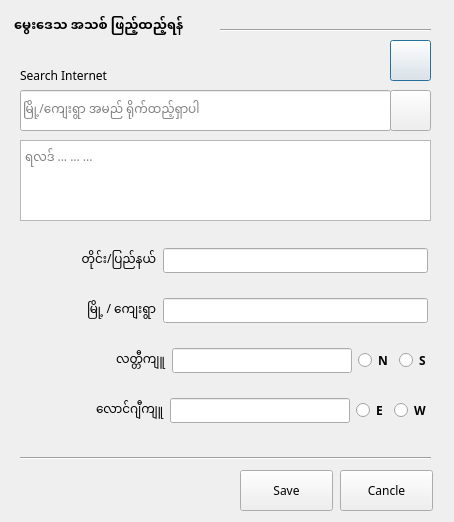
<?xml version="1.0" encoding="UTF-8"?>
<ui version="4.0">
 <class>diagEditLatLon</class>
 <widget class="QDialog" name="diagEditLatLon">
  <property name="geometry">
   <rect>
    <x>0</x>
    <y>0</y>
    <width>454</width>
    <height>522</height>
   </rect>
  </property>
  <property name="font">
   <font>
    <family>Pyidaungsu</family>
    <pointsize>9</pointsize>
   </font>
  </property>
  <property name="windowTitle">
   <string>City Location </string>
  </property>
  <property name="windowIcon">
   <iconset>
    <normaloff>res/VediIcon.ico</normaloff>res/VediIcon.ico</iconset>
  </property>
  <property name="statusTip">
   <string>Editing City Location</string>
  </property>
  <widget class="QLabel" name="label_7">
   <property name="geometry">
    <rect>
     <x>14</x>
     <y>10</y>
     <width>211</width>
     <height>31</height>
    </rect>
   </property>
   <property name="font">
    <font>
     <pointsize>10</pointsize>
     <weight>75</weight>
     <bold>true</bold>
    </font>
   </property>
   <property name="text">
    <string>မွေးဒေသ အသစ် ဖြည့်ထည့်ရန်</string>
   </property>
  </widget>
  <widget class="Line" name="line">
   <property name="geometry">
    <rect>
     <x>220</x>
     <y>20</y>
     <width>211</width>
     <height>20</height>
    </rect>
   </property>
   <property name="orientation">
    <enum>Qt::Horizontal</enum>
   </property>
  </widget>
  <widget class="QLineEdit" name="lineEdit_3">
   <property name="geometry">
    <rect>
     <x>20</x>
     <y>90</y>
     <width>371</width>
     <height>41</height>
    </rect>
   </property>
   <property name="text">
    <string/>
   </property>
   <property name="placeholderText">
    <string>မြို့/ကျေးရွာ အမည် ရိုက်ထည့်ရှာပါ</string>
   </property>
  </widget>
  <widget class="QLabel" name="label_8">
   <property name="geometry">
    <rect>
     <x>20</x>
     <y>60</y>
     <width>111</width>
     <height>31</height>
    </rect>
   </property>
   <property name="text">
    <string>Search Internet</string>
   </property>
  </widget>
  <widget class="QPushButton" name="null_2">
   <property name="enabled">
    <bool>true</bool>
   </property>
   <property name="geometry">
    <rect>
     <x>390</x>
     <y>40</y>
     <width>41</width>
     <height>41</height>
    </rect>
   </property>
   <property name="text">
    <string/>
   </property>
   <property name="icon">
    <iconset>
     <normaloff>res/internet.png</normaloff>res/internet.png</iconset>
   </property>
  </widget>
  <widget class="QPlainTextEdit" name="plainTextEdit">
   <property name="geometry">
    <rect>
     <x>20</x>
     <y>140</y>
     <width>411</width>
     <height>81</height>
    </rect>
   </property>
   <property name="placeholderText">
    <string>ရလဒ် ... ... ...</string>
   </property>
  </widget>
  <widget class="Line" name="line_2">
   <property name="geometry">
    <rect>
     <x>20</x>
     <y>450</y>
     <width>411</width>
     <height>16</height>
    </rect>
   </property>
   <property name="orientation">
    <enum>Qt::Horizontal</enum>
   </property>
  </widget>
  <widget class="QPushButton" name="pushButton">
   <property name="geometry">
    <rect>
     <x>240</x>
     <y>470</y>
     <width>93</width>
     <height>41</height>
    </rect>
   </property>
   <property name="text">
    <string>Save</string>
   </property>
  </widget>
  <widget class="QPushButton" name="pushButton_2">
   <property name="geometry">
    <rect>
     <x>340</x>
     <y>470</y>
     <width>93</width>
     <height>41</height>
    </rect>
   </property>
   <property name="text">
    <string>Cancle</string>
   </property>
  </widget>
  <widget class="QPushButton" name="btnSearch">
   <property name="geometry">
    <rect>
     <x>390</x>
     <y>90</y>
     <width>41</width>
     <height>41</height>
    </rect>
   </property>
   <property name="text">
    <string/>
   </property>
   <property name="icon">
    <iconset>
     <normaloff>res/search.png</normaloff>res/search.png</iconset>
   </property>
   <property name="iconSize">
    <size>
     <width>30</width>
     <height>30</height>
    </size>
   </property>
  </widget>
  <widget class="QWidget" name="">
   <property name="geometry">
    <rect>
     <x>20</x>
     <y>230</y>
     <width>411</width>
     <height>211</height>
    </rect>
   </property>
   <layout class="QVBoxLayout" name="verticalLayout">
    <item>
     <layout class="QHBoxLayout" name="horizontalLayout_4">
      <item>
       <widget class="QLabel" name="label">
        <property name="maximumSize">
         <size>
          <width>135</width>
          <height>16777215</height>
         </size>
        </property>
        <property name="text">
         <string>တိုင်း/ပြည်နယ်</string>
        </property>
        <property name="alignment">
         <set>Qt::AlignRight|Qt::AlignTrailing|Qt::AlignVCenter</set>
        </property>
       </widget>
      </item>
      <item>
       <widget class="QLineEdit" name="txSRName">
        <property name="maximumSize">
         <size>
          <width>265</width>
          <height>16777215</height>
         </size>
        </property>
       </widget>
      </item>
     </layout>
    </item>
    <item>
     <layout class="QHBoxLayout" name="horizontalLayout_3">
      <item>
       <widget class="QLabel" name="label_2">
        <property name="maximumSize">
         <size>
          <width>135</width>
          <height>16777215</height>
         </size>
        </property>
        <property name="text">
         <string>မြို့ / ကျေးရွာ</string>
        </property>
        <property name="alignment">
         <set>Qt::AlignRight|Qt::AlignTrailing|Qt::AlignVCenter</set>
        </property>
       </widget>
      </item>
      <item>
       <widget class="QLineEdit" name="txtCityName">
        <property name="maximumSize">
         <size>
          <width>265</width>
          <height>16777215</height>
         </size>
        </property>
       </widget>
      </item>
     </layout>
    </item>
    <item>
     <layout class="QHBoxLayout" name="horizontalLayout_2" stretch="2,0,0,0">
      <item alignment="Qt::AlignRight">
       <widget class="QLabel" name="label_3">
        <property name="maximumSize">
         <size>
          <width>135</width>
          <height>16777215</height>
         </size>
        </property>
        <property name="text">
         <string>လတ္တီကျူ</string>
        </property>
       </widget>
      </item>
      <item>
       <widget class="QLineEdit" name="txtlat">
        <property name="minimumSize">
         <size>
          <width>180</width>
          <height>0</height>
         </size>
        </property>
        <property name="maximumSize">
         <size>
          <width>180</width>
          <height>16777215</height>
         </size>
        </property>
        <property name="maxLength">
         <number>10</number>
        </property>
       </widget>
      </item>
      <item>
       <widget class="QRadioButton" name="radioButton_2">
        <property name="font">
         <font>
          <weight>75</weight>
          <bold>true</bold>
         </font>
        </property>
        <property name="text">
         <string>N</string>
        </property>
       </widget>
      </item>
      <item>
       <widget class="QRadioButton" name="radioButton">
        <property name="font">
         <font>
          <weight>75</weight>
          <bold>true</bold>
         </font>
        </property>
        <property name="text">
         <string>S</string>
        </property>
       </widget>
      </item>
     </layout>
    </item>
    <item>
     <layout class="QHBoxLayout" name="horizontalLayout" stretch="2,3,0,0">
      <item alignment="Qt::AlignRight">
       <widget class="QLabel" name="label_5">
        <property name="maximumSize">
         <size>
          <width>135</width>
          <height>16777215</height>
         </size>
        </property>
        <property name="text">
         <string>လောင်ဂျီကျူ</string>
        </property>
       </widget>
      </item>
      <item>
       <widget class="QLineEdit" name="txtlon">
        <property name="maximumSize">
         <size>
          <width>180</width>
          <height>16777215</height>
         </size>
        </property>
        <property name="maxLength">
         <number>10</number>
        </property>
       </widget>
      </item>
      <item>
       <widget class="QRadioButton" name="radioButton_3">
        <property name="font">
         <font>
          <weight>75</weight>
          <bold>true</bold>
         </font>
        </property>
        <property name="text">
         <string>E</string>
        </property>
       </widget>
      </item>
      <item>
       <widget class="QRadioButton" name="radioButton_4">
        <property name="font">
         <font>
          <weight>75</weight>
          <bold>true</bold>
         </font>
        </property>
        <property name="text">
         <string>W</string>
        </property>
       </widget>
      </item>
     </layout>
    </item>
   </layout>
  </widget>
 </widget>
 <resources/>
 <connections/>
</ui>
